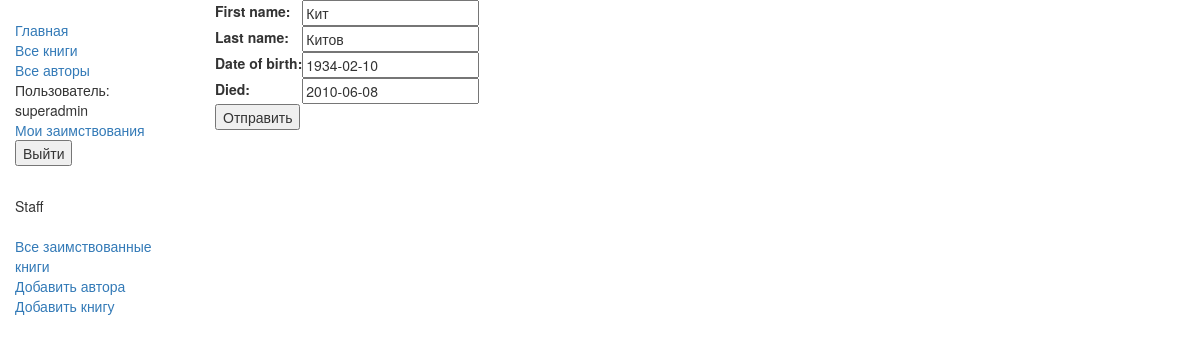
The page /catalog/author/3/update (signed in) on the database its author committed.
### catalog/models.py (models this page shows, shortened)
class Author(models.Model):
    first_name = models.CharField(max_length=100)
    last_name = models.CharField(max_length=100)
    date_of_birth = models.DateField(null=True, blank=True)
    date_of_death = models.DateField('Died', null=True, blank=True)
    class Meta:
        ordering = ['last_name']

### catalog/views.py (the view)
# urls.py: path('author/<int:pk>/update', views.AuthorUpdate.as_view(), name='author-update'),
class AuthorUpdate(PermissionRequiredMixin, UpdateView):
    model = Author
    fields = '__all__'
    permission_required = 'catalog.change_author'

### catalog/templates/catalog/author_form.html (shortened to what this page needs)
{% extends "base_generic.html" %}
{% block content %}
  <form action="" method="post">
      <table>
      {{ form.as_table }}
      </table>
      <input type="submit" value="Отправить" />
  </form>
{% endblock %}

### catalog/templates/base_generic.html (shortened to what this page needs)
<!DOCTYPE html>
{% load static %}
<html lang="en">
<head>
     <link
      rel="stylesheet"
      href="https://maxcdn.bootstrapcdn.com/bootstrap/3.3.7/css/bootstrap.min.css" />
    {% load static %}
    <link rel="stylesheet" href="{% static 'css/styles.css' %}">
</head>
<body>
<div class="container-fluid">
    <div class="row">
        <div class="col-sm-2">
            {% block sidebar %}
                <ul class="sidebar-nav">
                    <li><a href="{% url 'index' %}">Главная</a></li>
                    <li><a href="{% url 'books' %}">Все книги</a></li>
                    <li><a href="{% url 'author' %}">Все авторы</a></li>
                    {% if user.is_authenticated %}
                        <li>Пользователь: {{ user.get_username }}</li>
                        <li><a href="{% url 'my-borrowed' %}">Мои заимствования</a></li>
                        <li>
                            <form action="{% url 'logout' %}" method="post">
                                <button type="submit">Выйти</button>
                            </form>
                        </li>
                    {% else %}
                        <li><a href="{% url 'login' %}?next={{request.path}}">Войти</a></li>
                    {% endif %}
                </ul>
            <br>
            {% if user_librarian or user.is_staff %}
                <p>Staff</p>
                    <ul class="sidebar-nav">
                        <li><a href="{% url 'all-borrowed' %}">Все заимствованные книги</a></li>
                        <li><a href="{% url 'author-create' %}">Добавить автора</a></li>
                        <li><a href="{% url 'book-create' %}">Добавить книгу</a></li>
                    </ul>
            {% endif %}
            {% endblock %}
        </div>
        <div class="col-sm-10">
            {% block content %}{% endblock %}
        </div>
    </div>
</div>
</body>
</html>

### catalog/static/css/styles.css (style rules this page uses)
.sidebar-nav { margin-top: 20px; padding: 0; list-style: none; }

### rows shown on the page
Author: first_name "Кит", last_name "Китов", date_of_birth "1934-02-10", date_of_death "2010-06-08"

### other values the page prints
{{ user.get_username }} "superadmin"
